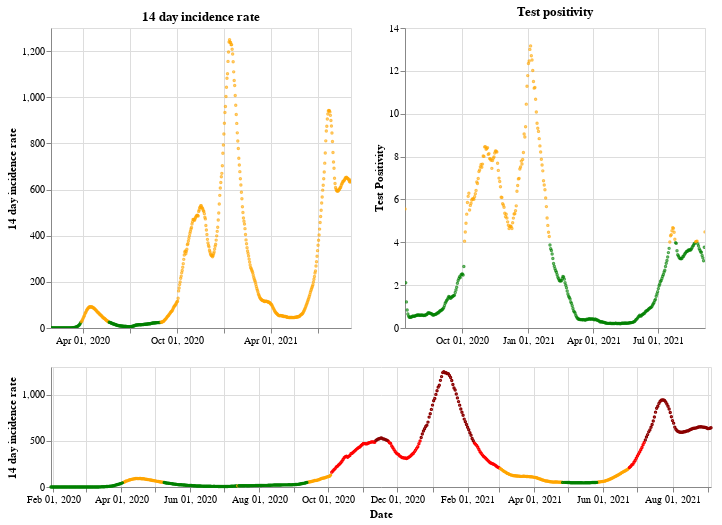

Here is the notebook cell this chart was saved with:
### Markdown cell above
## England

### Code cell
plot_traffic_light('England')

### Figure 1 — Vega-Lite specification as saved in the notebook (floating-point values rounded to 4 significant figures; data arrays with more than 128 entries replaced by an {"elided": "..."} marker saying what was removed)
{"config": {"view": {"continuousWidth": 400, "continuousHeight": 300}}, "vconcat": [{"hconcat": [{"mark": {"type": "point", "size": 2}, "encoding": {"color": {"condition": {"value": "green", "test": "(datum.twoWeeklyCasesRate <= 25)"}, "value": "orange"}, "tooltip": [{"type": "nominal", "field": "areaName"}, {"type": "temporal", "field": "date"}, {"type": "quantitative", "field": "twoWeeklyCasesRate"}, {"type": "quantitative", "field": "testPositivity"}], "x": {"type": "temporal", "axis": {"title": ""}, "field": "date", "scale": {"domain": {"selection": "DateBrush"}}, "timeUnit": "yearmonthdate"}, "y": {"type": "quantitative", "axis": {"title": "14 day incidence rate"}, "field": "twoWeeklyCasesRate"}}, "title": "14 day incidence rate", "width": 300}, {"mark": {"type": "point", "size": 2}, "encoding": {"color": {"condition": {"value": "green", "test": "(datum.testPositivity <= 4)"}, "value": "orange"}, "tooltip": [{"type": "nominal", "field": "areaName"}, {"type": "temporal", "field": "date"}, {"type": "quantitative", "field": "twoWeeklyCasesRate"}, {"type": "quantitative", "field": "testPositivity"}], "x": {"type": "temporal", "axis": {"title": ""}, "field": "date", "scale": {"domain": {"selection": "DateBrush"}}, "timeUnit": "yearmonthdate"}, "y": {"type": "quantitative", "axis": {"title": "Test Positivity"}, "field": "testPositivity"}}, "title": "Test positivity", "width": 300}]}, {"layer": [{"mark": {"type": "point", "size": 2}, "encoding": {"color": {"condition": {"value": "orange", "test": "(((datum.testPositivity < 4) && (datum.twoWeeklyCasesRate >= 50)) && (datum.twoWeeklyCasesRate < 200))"}, "value": "red"}, "opacity": {"condition": {"value": 1, "test": "((datum.twoWeeklyCasesRate >= 50) && (datum.twoWeeklyCasesRate < 500))"}, "value": 0}, "tooltip": [{"type": "nominal", "field": "areaName"}, {"type": "temporal", "field": "date"}, {"type": "quantitative", "field": "twoWeeklyCasesRate"}, {"type": "quantitative", "field": "testPositivity"}], "x": {"type": "temporal", "axis": {"title": "Date"}, "field": "date", "timeUnit": "yearmonthdate"}, "y": {"type": "quantitative", "axis": {"title": "14 day incidence rate"}, "field": "twoWeeklyCasesRate"}}, "selection": {"DateBrush": {"type": "interval", "encodings": ["x"], "fields": ["Time"]}}}, {"mark": {"type": "point", "size": 2}, "encoding": {"color": {"value": "darkred"}, "opacity": {"condition": {"value": 1, "test": "(datum.twoWeeklyCasesRate >= 500)"}, "value": 0}, "tooltip": [{"type": "nominal", "field": "areaName"}, {"type": "temporal", "field": "date"}, {"type": "quantitative", "field": "twoWeeklyCasesRate"}, {"type": "quantitative", "field": "testPositivity"}], "x": {"type": "temporal", "axis": {"title": "Date"}, "field": "date", "timeUnit": "yearmonthdate"}, "y": {"type": "quantitative", "axis": {"title": "14 day incidence rate"}, "field": "twoWeeklyCasesRate"}}}, {"mark": {"type": "point", "size": 2}, "encoding": {"color": {"condition": {"value": "green", "test": "((datum.testPositivity < 4) && (datum.twoWeeklyCasesRate < 50))"}, "value": "orange"}, "opacity": {"condition": {"value": 1, "test": "(datum.twoWeeklyCasesRate < 50)"}, "value": 0}, "tooltip": [{"type": "nominal", "field": "areaName"}, {"type": "temporal", "field": "date"}, {"type": "quantitative", "field": "twoWeeklyCasesRate"}, {"type": "quantitative", "field": "testPositivity"}], "x": {"type": "temporal", "axis": {"title": "Date"}, "field": "date", "timeUnit": "yearmonthdate"}, "y": {"type": "quantitative", "axis": {"title": "14 day incidence rate"}, "field": "twoWeeklyCasesRate"}}}], "height": 120, "width": 660}], "data": {"name": "data-c85667eee885ab9fd8dc1afbec162c92"}, "$schema": "https://vega.github.io/schema/vega-lite/v4.8.1.json", "datasets": {"data-c85667eee885ab9fd8dc1afbec162c92": {"elided": "584 records"}}}
